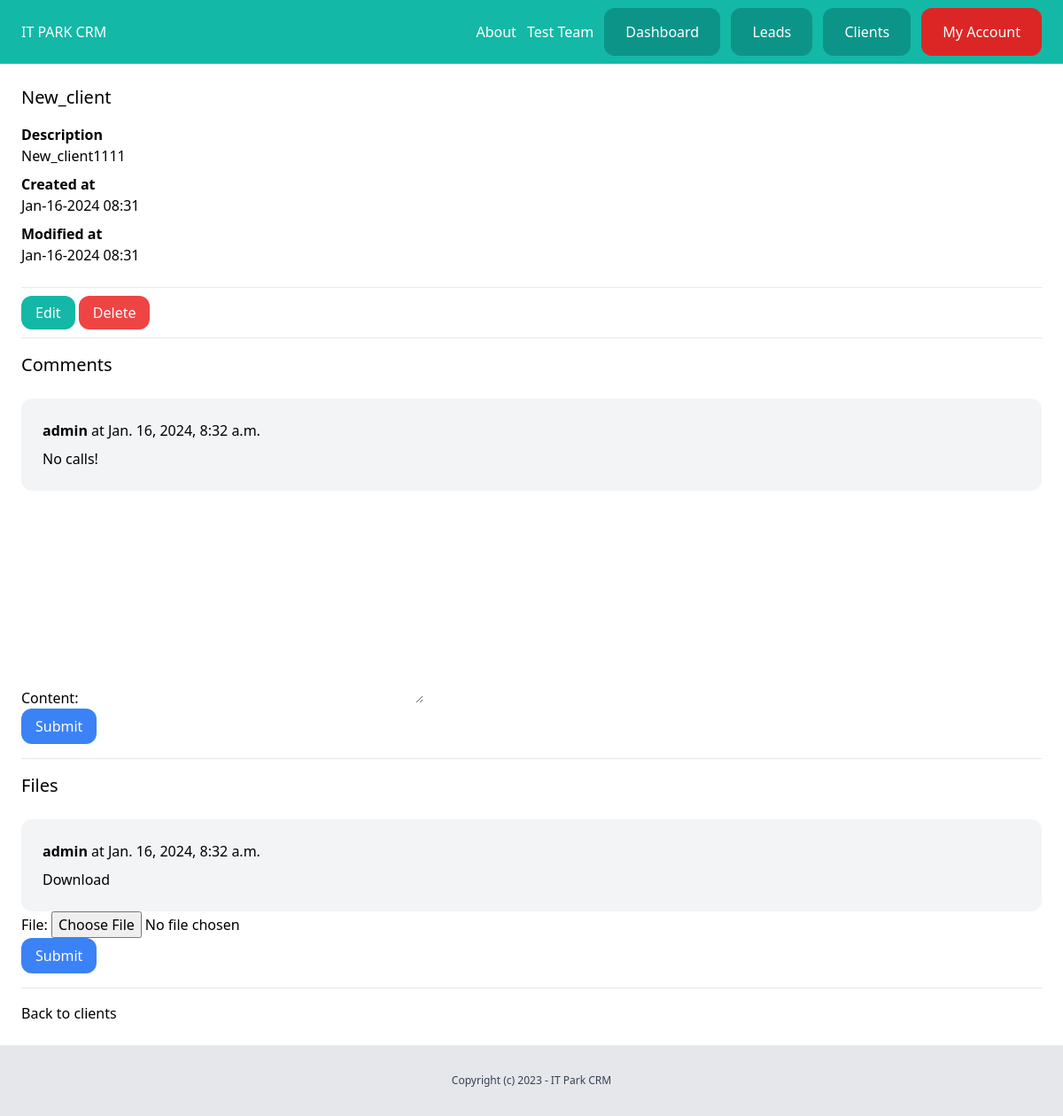
/dashboard/clients/11/ (signed in), run on the app's committed database.
### team/models.py (models this page shows, shortened)
class Team(models.Model):
    plan = models.ForeignKey(Plan, related_name='teams', blank=True, null=True, on_delete=models.CASCADE)
    name = models.CharField(max_length=100)
    members = models.ManyToManyField(User, related_name='teams')
    created_by = models.ForeignKey(User, related_name='created_teams', on_delete=models.CASCADE)
    created_at = models.DateTimeField(auto_now_add=True)

### client/models.py (models this page shows, shortened)
class Client(models.Model):
    team = models.ForeignKey(Team, related_name='clients', on_delete=models.CASCADE)
    name = models.CharField(max_length=255)
    email = models.EmailField()
    description = models.TextField(blank=True, null=True)
    created_by = models.ForeignKey(User, related_name='clients', on_delete=models.CASCADE)
    created_at = models.DateTimeField(auto_now_add=True)
    modified_at = models.DateTimeField(auto_now=True)
    class Meta:
        ordering = ('name',)

class Comment(models.Model):
    team = models.ForeignKey(Team, related_name='client_comments', on_delete=models.CASCADE)
    client = models.ForeignKey(Client, related_name='comments', on_delete=models.CASCADE)
    content = models.TextField(blank=True, null=True)
    created_by = models.ForeignKey(User, related_name='client_comments', on_delete=models.CASCADE)
    created_at = models.DateTimeField(auto_now_add=True)

class ClientFile(models.Model):
    team = models.ForeignKey(Team, related_name='client_files', on_delete=models.CASCADE)
    client = models.ForeignKey(Client, related_name='files', on_delete=models.CASCADE)
    file = models.FileField(upload_to='clientfiles')
    created_by = models.ForeignKey(User, related_name='client_files', on_delete=models.CASCADE)
    created_at = models.DateTimeField(auto_now_add=True)

### client/views.py (the view)
# urls.py: path('<int:pk>/', views.clients_detail, name='detail'),
@login_required
def clients_detail(request, pk):
    team = request.user.userprofile.active_team
    client = get_object_or_404(team.clients, pk=pk)
    if request.method == 'POST':
        form = AddCommentForm(request.POST)
        if form.is_valid():
            comment = form.save(commit=False)
            comment.team = request.user.userprofile.get_active_team()
            comment.created_by = request.user
            comment.client = client
            comment.save()
            return redirect('clients:detail', pk=pk)
    else:
        form = AddCommentForm()
    return render(request, 'client/clients_detail.html', {
        'client': client,
        'form': form,
        'fileform': AddFileForm(),
    })

### client/forms.py
class AddCommentForm(forms.ModelForm):
    class Meta:
        model = Comment
        fields = ('content',)

class AddFileForm(forms.ModelForm):
    class Meta:
        model = ClientFile
        fields = ('file',)

### team/context_processors.py (called while the page is built)
def active_team(request):
    if request.user.is_authenticated:
        active_team = request.user.userprofile.get_active_team()
        if not active_team:
            active_team = Team.objects.filter(created_by=request.user)[0]
    else:
        active_team = None
    return {'active_team': active_team}

### userprofile/models.py (called while the page is built)
    def get_active_team(self):
        if self.active_team:
            return self.active_team
        else:
            return Team.objects.filter(members__in=[self.user.id]).first()

### client/templates/client/clients_detail.html (shortened to what this page needs)
{% extends 'core/base.html' %}
{% block content %}
    <div class="py-6 px-6">
        <h1 class="mb-4 text-xl">{{ client.name }}</h1>
        {% if client.description %}
            <p class="font-semibold">Description</p>
            <p class="mb-2">{{ client.description }}</p>
        {% endif %}
        <p class="font-semibold">Created at</p>
        <p class="mb-2">{{ client.created_at|date:"M-d-Y H:i" }}</p>
        <p class="font-semibold">Modified at</p>
        <p class="mb-6">{{ client.modified_at|date:"M-d-Y H:i" }}</p>
        <hr class="my-4">
        <a href="{% url 'clients:edit' client.id %}" class="py-2 px-4 rounded-xl bg-teal-500 text-white">Edit</a>
        <a href="{% url 'clients:delete' client.id %}" class="py-2 px-4 rounded-xl bg-red-500 text-white">Delete</a>
        <hr class="my-4">
        <h2 class="mb-6 text-xl">Comments</h2>
        <div class="space-y-4">
            {% for comment in client.comments.all %}
            <div class="bg-gray-100 py-6 px-6 rounded-xl">
                <p class="mb-2"><strong>{{ comment.created_by }}</strong> at {{ comment.created_at }} </p>
                {{ comment.content }}
            </div>
            {% endfor %}
        </div>
        <form method="post" action="{% url 'clients:add_comment' client.id %}">
            {{ form.as_p }}
            <button class="py-2 px-4 rounded-xl bg-blue-500 text-white">Submit</button>
        </form>
        <hr class="my-4">
        <h2 class="mb-6 text-xl">Files</h2>
        <div class="space-y-4">
            {% for file in client.files.all %}
            <div class="bg-gray-100 py-6 px-6 rounded-xl">
                <p class="mb-2"><strong>{{ file.created_by }}</strong> at {{ file.created_at }} </p>
                <a href="{{ file.file.url }}">Download</a>
            </div>
            {% endfor %}
        </div>
        <form method="post" action="{% url 'clients:add_file' client.id %}" enctype="multipart/form-data">
            {{ fileform.as_p }}
            <button class="py-2 px-4 rounded-xl bg-blue-500 text-white">Submit</button>
        </form>
        <hr class="my-4">
        <a href="{% url 'clients:list' %}">Back to clients</a>
    </div>
{% endblock %}

### core/templates/core/base.html (shortened to what this page needs)
{% load static %}
<!DOCTYPE html>
<html>
<head>
  <link rel="stylesheet" href="{% static 'main.min.css' %}">
</head>
<body>
  <nav class="py-6 px-6 flex justify-between bg-teal-500">
        <a href="/" class="text-white">IT PARK CRM </a>
        <div class="space-x-2">
            <a href="{% url 'about' %}" class="text-white">About</a>
            {% if request.user.is_authenticated %}
                <a href="{% url 'team:detail'  active_team.id  %}" class="text-white">{{ active_team.name }}</a>
                <a href="{% url 'dashboard:index' %}" class="py-4 px-6 bg-teal-600 rounded-xl text-white">Dashboard</a>
                <a href="{% url 'leads:list' %}" class="py-4 px-6 bg-teal-600 rounded-xl text-white">Leads</a>
                <a href="{% url 'clients:list' %}" class="py-4 px-6 bg-teal-600 rounded-xl text-white">Clients</a>
                <a href="{% url 'userprofile:myaccount' %}" class="py-4 px-6 bg-red-600 rounded-xl text-white">My Account</a>
            {% else %}
                <a href="{% url 'login' %}" class="py-4 px-6 bg-teal-600 rounded-xl text-white">Log In</a>
                <a href="{% url 'userprofile:signup' %}" class="py-4 px-6 bg-teal-400 rounded-xl text-white">Sign Up</a>
            {% endif %}
        </div>
  </nav>
  {% block content %}
  {% endblock %}
  <footer class="py-8 text-center bg-gray-200">
    <p class="text-xs text-gray-700">Copyright (c) 2023 - IT Park CRM</p>
  </footer>
</body>
</html>

### data on the page
Team: name "Test Team"
Client: name "New_client", description "New_client1111", created_at "Jan-16-2024 08:31", modified_at "Jan-16-2024 08:31"
Comment: created_by "admin", created_at "Jan. 16, 2024, 8:32 a.m.", content "No calls!"
ClientFile: created_by "admin", created_at "Jan. 16, 2024, 8:32 a.m."
